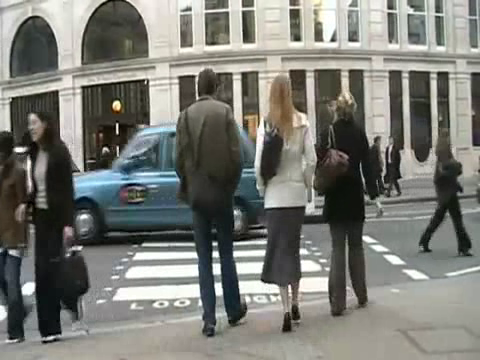
#> input picture frame 54 of PS6-all/PS6-input/pedestrians.avi, 480 x 360 px, given in place of the camera
$ python ps6-2-1.py
#> lines starting #> are read from the running program, lines starting #| are printed output that depends on the picture
### PS6-all/PS6-code/Functions.py
import cv2
import numpy as np
from matplotlib import pyplot as plt
from math import *
import bisect


# [14 lines left out: function extract_patch_template, not called in this run]


class TrackingPF():
    def __init__(self, template, initial_pose, initial_uncertainty, N):
        self.template = template
        self.initial_height = template.shape[0]
        self.initial_width  = template.shape[1]
        self.N = N

        # Initialisation of the particle cloud around the initial position
        # and size
        self.X = np.vstack([initial_pose[0,0], initial_pose[1,0], 1.0])
        self.particles = [self.clip_scale(self.X + self.draw_noise(initial_uncertainty)) for i in range(0,self.N)]

    def draw_noise(self, std):
        noise = np.zeros(std.shape)
        for i in range(std.shape[0]):
            noise[i,0] = np.random.normal(0, std[i,0], (1,1))
        return noise

    def clip_scale(self, particle):
        particle[2,0] = max(0.1, min(particle[2,0], 1.4))
        return particle

    def predict(self, precision):
        new_particles = []
        for p in self.particles:
            new_particles.append(self.clip_scale(p + self.draw_noise(precision)))
        self.particles = new_particles

    def update(self, frame, std_mse):
        W = []
        for p in self.particles: # calculate weights
            rows = self.initial_height * p[2,0]
            cols = self.initial_width * p[2,0]
            minr = max(0, min(int(p[1,0]-floor(rows/2)), frame.shape[0]-1))
            maxr = max(0, min(int(p[1,0]+ceil(rows/2)), frame.shape[0]-1))
            minc = max(0, min(int(p[0,0]-floor(cols/2)), frame.shape[1]-1))
            maxc = max(0, min(int(p[0,0]+ceil(cols/2)), frame.shape[1]-1))
            slicer = slice(minr, maxr)
            slicec = slice(minc, maxc)
            patch = cv2.cvtColor(frame[slicer, slicec], cv2.COLOR_BGR2GRAY)
            #print(int(rows), minr, maxr, int(cols), minc, maxc)
            try:
                temp = cv2.resize(self.template, (patch.shape[1], patch.shape[0]))
                MSE = np.sum(np.power(np.float64(temp) - np.float64(patch), 2))
                MSE /= patch.size
                w = np.exp(-MSE / (2 * std_mse * std_mse))
            except:
                w = 0
            W.append(w)

        W /= np.sum(W) # normalize

        Q = np.cumsum(W)

        new_particles = []
        for i in range(self.N):
            p = self.particles[bisect.bisect_left(Q, np.random.uniform(0,1))]
            new_particles.append(p)

        self.particles = new_particles

    # [48 lines left out: functions update_mean, update_template, display_data, concatenate_frames, not called in this run]

### PS6-all/PS6-code/ps6-2-1.py
import os
import numpy as np
from matplotlib import pyplot as plt
import cv2
from Functions import *

os.chdir("/Users/melisandezonta/Documents/Documents/Documents/GTL_courses_second_semester/Computer-Vision/PS6-all/PS6-input/")

# Parameters
name = "pres_debate"
std_mse = 10.0
initial_std = np.vstack([5.0, 5.0, 0.0])
predict_std = np.vstack([20.0, 20.0, 0.0])
N = 100
alpha = 0.2

print("""Parameters:
MSE standard deviation = {}
Initial noise standard deviation = {}
Predict noise standard deviation = {}
Number of particles = {}
Alpha = {}
""".format(std_mse, initial_std.T, predict_std.T, N, alpha))

indices = [15, 50, 140]

video = cv2.VideoCapture()

video.open("{}.avi".format(name))

# Get first frame and extract template
_, first_frame = video.read()
#> first_frame is the input picture: shape (360, 480, 3); mean B, G, R 116.8, 122.9, 122
first_frame = cv2.cvtColor(first_frame, cv2.COLOR_BGR2GRAY)
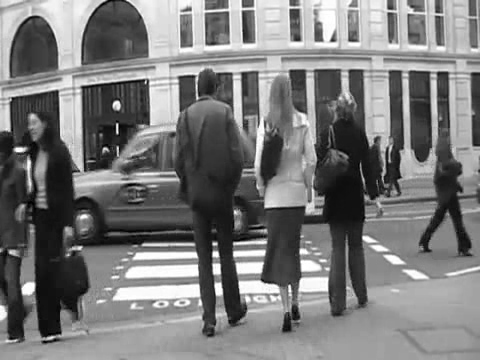
#> first_frame: shape (360, 480); min 0, max 255, mean 121.9
xc, yc = 575, 445
height, width = 50, 50
slicer = slice(yc - floor(height/2), yc + ceil(height/2))
slicec = slice(xc - floor(width/2), xc + ceil(width/2))
template = first_frame[slicer, slicec]
#> template = empty array
cv2.imwrite("ps6-2-1-template.png", template)

tracker = TrackingPF(template, np.vstack([xc, yc]), initial_std, N)
#> in __init__, `self.X = np.vstack([initial_pose[0,0], initial_pose[1,0], 1.0])`: self.X = [575, 445, 1]
#> in __init__, `self.particles = [self.clip_scale(self.X + self.draw_noise(initial_unc..`: self.particles = 100 items, first 6: [583.8, 447, 1], [586.2, 454.3, 1], [579.8, 444.2, 1], [577.1, 445.7, 1], [578.8, 445.6, 1], [576.7, 452.5, 1]

images = []

i = 1
while True:
    read, frame = video.read()
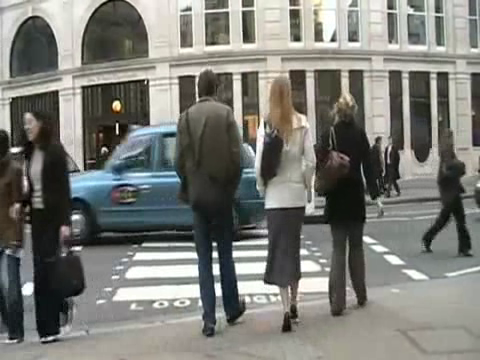
#> input picture frame 55 of PS6-all/PS6-input/pedestrians.avi, 480 x 360 px, given in place of the camera
#> frame is the input picture: shape (360, 480, 3); mean B, G, R 118, 123.6, 123
    if not read or i == 150:
        break
    tracker.predict(predict_std)
#> the loop in predict, `for p in self.particles:` made 100 passes
#> p on passes 1 to 12: [583.8, 447, 1], [586.2, 454.3, 1], [579.8, 444.2, 1], [577.1, 445.7, 1], [578.8, 445.6, 1], [576.7, 452.5, 1], [576.6, 440.7, 1], [578.3, 449.3, 1], [586.3, 437.7, 1], [574.1, 452.7, 1], [575.8, 446.9, 1], [565.1, 443.3, 1]
#> after the loop in predict, `for p in self.particles:`: new_particles = 100 items, first 6: [557.7, 480.2, 1], [572.6, 467.7, 1], [553.1, 417.3, 1], [573.9, 443, 1], [556.3, 431, 1], [578.6, 451.6, 1]
#> in predict, `self.particles = new_particles`: self.particles has the same summary as new_particles
    tracker.update(frame, std_mse)
#> the loop in update, `for p in self.particles:` made 1 pass
#> (p, rows, cols, minr, maxr, minc, maxc) on pass 1: ([557.7, 480.2, 1], 0, 0, 359, 359, 479, 479)
#> after the loop in update, `for p in self.particles:`: W = []
#> (the run stopped early here; a loop or call above may not have finished)

$ run again, starting later in the video
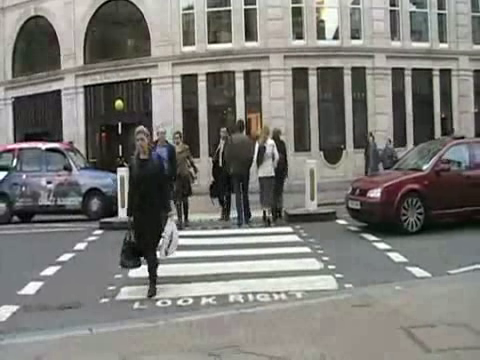
#> input picture frame 244 of PS6-all/PS6-input/pedestrians.avi, 480 x 360 px, given in place of the camera
#> first_frame is the input picture: shape (360, 480, 3); mean B, G, R 117.8, 122.2, 123.1
#> first_frame: shape (360, 480)
#> template = empty array
#> self.X = [575, 445, 1]
#> in __init__, `self.particles = [self.clip_scale(self.X + self.draw_noise(initial_unc..`: self.particles = 100 items, first 6: [583.8, 447, 1], [586.2, 454.3, 1], [579.8, 444.2, 1], [577.1, 445.7, 1], [578.8, 445.6, 1], [576.7, 452.5, 1]
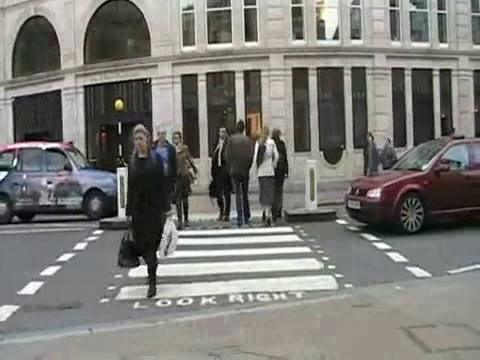
#> input picture frame 245 of PS6-all/PS6-input/pedestrians.avi, 480 x 360 px, given in place of the camera
#> frame is the input picture: shape (360, 480, 3); mean B, G, R 117.7, 122.1, 123
#> the loop in predict, `for p in self.particles:` made 100 passes
#> after the loop in predict, `for p in self.particles:`: new_particles = 100 items, first 6: [557.7, 480.2, 1], [572.6, 467.7, 1], [553.1, 417.3, 1], [573.9, 443, 1], [556.3, 431, 1], [578.6, 451.6, 1]
#> in predict, `self.particles = new_particles`: self.particles has the same summary as new_particles
#> the loop in update, `for p in self.particles:` made 1 pass
#> (p, rows, cols, minr, maxr, minc, maxc) on pass 1: ([557.7, 480.2, 1], 0, 0, 359, 359, 479, 479)
#> after the loop in update, `for p in self.particles:`: W = []

$ run again, starting later in the video
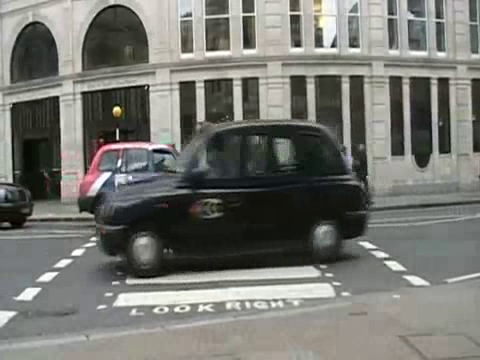
#> input picture frame 434 of PS6-all/PS6-input/pedestrians.avi, 480 x 360 px, given in place of the camera
#> first_frame is the input picture: shape (360, 480, 3); mean B, G, R 112.3, 117.6, 117.1
#> first_frame: shape (360, 480)
#> template = empty array
#> self.X = [575, 445, 1]
#> in __init__, `self.particles = [self.clip_scale(self.X + self.draw_noise(initial_unc..`: self.particles = 100 items, first 6: [583.8, 447, 1], [586.2, 454.3, 1], [579.8, 444.2, 1], [577.1, 445.7, 1], [578.8, 445.6, 1], [576.7, 452.5, 1]
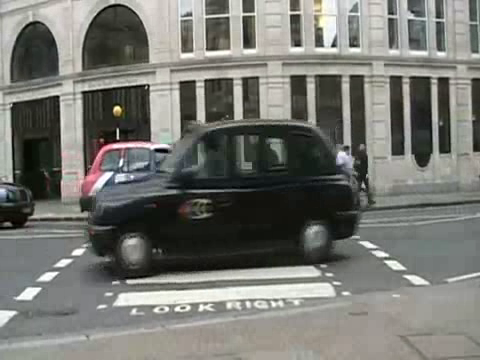
#> input picture frame 435 of PS6-all/PS6-input/pedestrians.avi, 480 x 360 px, given in place of the camera
#> frame is the input picture: shape (360, 480, 3); mean B, G, R 112.8, 118.3, 117.6
#> the loop in predict, `for p in self.particles:` made 100 passes
#> after the loop in predict, `for p in self.particles:`: new_particles = 100 items, first 6: [557.7, 480.2, 1], [572.6, 467.7, 1], [553.1, 417.3, 1], [573.9, 443, 1], [556.3, 431, 1], [578.6, 451.6, 1]
#> in predict, `self.particles = new_particles`: self.particles has the same summary as new_particles
#> the loop in update, `for p in self.particles:` made 1 pass
#> (p, rows, cols, minr, maxr, minc, maxc) on pass 1: ([557.7, 480.2, 1], 0, 0, 359, 359, 479, 479)
#> after the loop in update, `for p in self.particles:`: W = []
